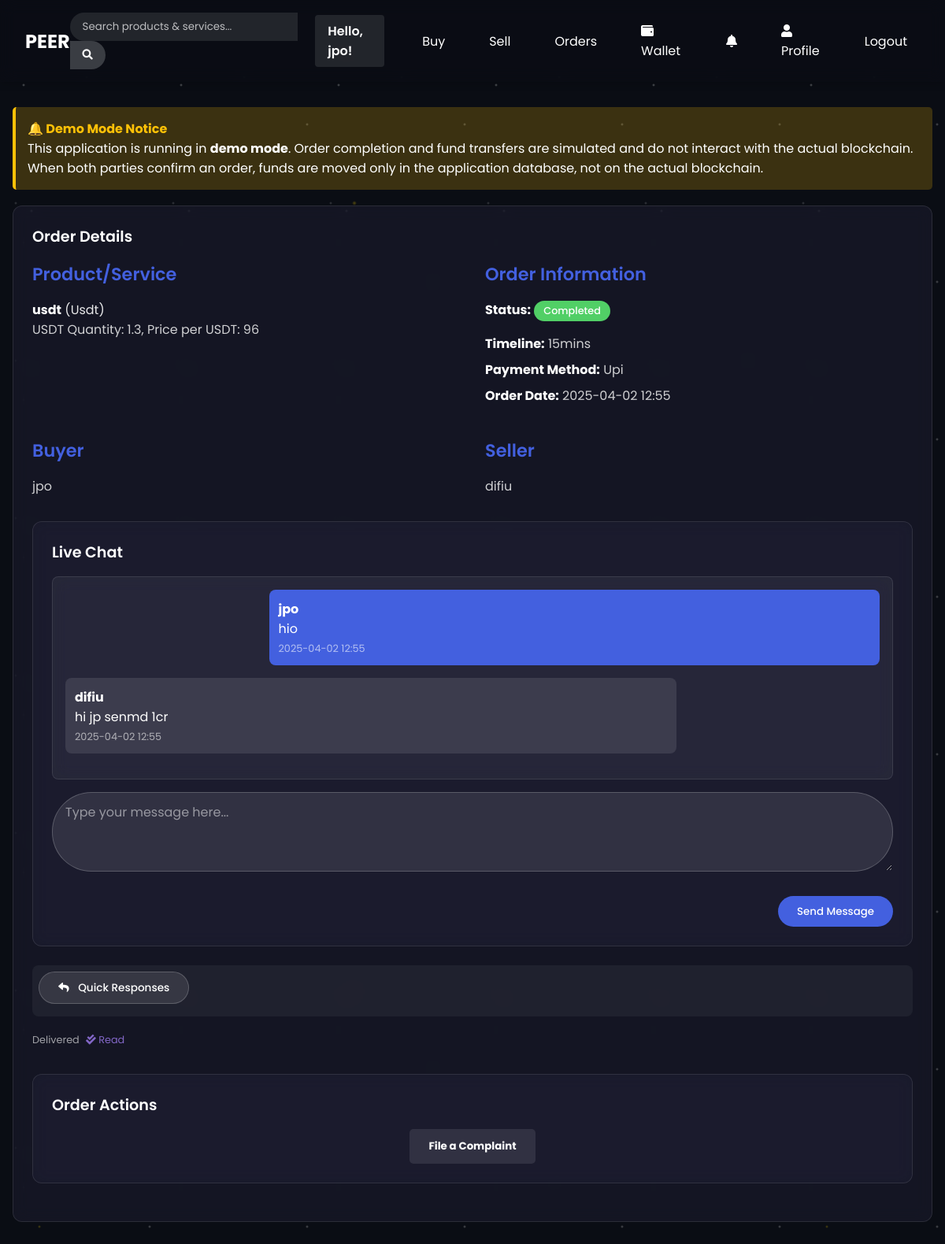
/order/24 (signed in), run on the app's committed database.
### app.py (models this page shows)
class User(db.Model):
    id = db.Column(db.Integer, primary_key=True)
    username = db.Column(db.String(50), unique=True, nullable=False)
    email = db.Column(db.String(100), unique=True, nullable=False)
    password_hash = db.Column(db.String(256), nullable=False)
    created_at = db.Column(db.DateTime, default=datetime.utcnow)
    is_verified = db.Column(db.Boolean, default=False)  # KYC verification status
    verification_date = db.Column(db.DateTime, nullable=True)  # When the user was verified
    reputation_score = db.Column(db.Float, default=0.0)  # User reputation score
    phone_number = db.Column(db.String(20), nullable=True)  # User phone number
    dob = db.Column(db.Date, nullable=True)  # Date of birth
    location = db.Column(db.String(100), nullable=True)  # User's location/country
    posts = db.relationship('Post', backref='seller', lazy=True)
    orders = db.relationship('Order', backref='buyer', lazy=True)

class Post(db.Model):
    id = db.Column(db.Integer, primary_key=True)
    title = db.Column(db.String(100), nullable=False)
    description = db.Column(db.Text, nullable=True)
    post_type = db.Column(db.String(20), nullable=False)  # 'product' or 'service'
    payment_method = db.Column(db.String(50), nullable=False)
    custom_payment = db.Column(db.String(100), nullable=True)
    timeline_options = db.Column(db.String(200), nullable=False)  # Comma-separated options
    seller_id = db.Column(db.Integer, db.ForeignKey('user.id'), nullable=False)
    created_at = db.Column(db.DateTime, default=datetime.utcnow)
    is_boosted = db.Column(db.Boolean, default=False)  # Whether the post is boosted
    boost_expires_at = db.Column(db.DateTime, nullable=True)  # When the boost expires
    is_draft = db.Column(db.Boolean, default=False)  # Whether the post is a draft
    orders = db.relationship('Order', backref='post', lazy=True)

class Order(db.Model):
    id = db.Column(db.Integer, primary_key=True)
    buyer_id = db.Column(db.Integer, db.ForeignKey('user.id'), nullable=False)
    post_id = db.Column(db.Integer, db.ForeignKey('post.id'), nullable=False)
    timeline_selected = db.Column(db.String(50), nullable=False)
    status = db.Column(db.String(20), default='pending')  # pending, completed, canceled, disputed
    created_at = db.Column(db.DateTime, default=datetime.utcnow)
    buyer_confirmed = db.Column(db.Boolean, default=False)
    seller_confirmed = db.Column(db.Boolean, default=False)
    messages = db.relationship('Message', backref='order', lazy=True)

class Message(db.Model):
    id = db.Column(db.Integer, primary_key=True)
    order_id = db.Column(db.Integer, db.ForeignKey('order.id'), nullable=False)
    user_id = db.Column(db.Integer, db.ForeignKey('user.id'), nullable=False)
    content = db.Column(db.Text, nullable=False)
    created_at = db.Column(db.DateTime, default=datetime.utcnow)
    user = db.relationship('User', backref='messages')

### app.py (the view)
@app.route('/order/<int:order_id>')
def order_detail(order_id):
    if 'user_id' not in session:
        return redirect(url_for('login'))
    order = Order.query.get_or_404(order_id)
    messages = Message.query.filter_by(order_id=order_id).order_by(Message.created_at).all()
    return render_template('order_detail.html', order=order, messages=messages)

### app.py (called while the page is built)
@app.context_processor
def inject_user():
    if 'user_id' in session:
        user = User.query.get(session['user_id'])
        return {'current_user': user}
    return {'current_user': None}

### app/templates/order_detail.html (shortened to what this page needs)
{% extends "layout.html" %}
{% block content %}
<div class="order-details-container">
    {% if config.USE_REAL_BLOCKCHAIN == 'True' %}
    <div style="background-color: rgba(40, 167, 69, 0.2); border-left: 4px solid #28a745;
                padding: 15px; margin: 20px 0; border-radius: 5px; text-align: left;">
        <h4 style="margin-top: 0; color: #28a745;">🔒 Production Mode - Real Blockchain Transactions</h4>
        <p style="margin-bottom: 0;">
            This application is running in <strong>production mode</strong>. Order completion and fund transfers
            interact with the actual blockchain. When both parties confirm an order, real funds are transferred
            on the BNB Smart Chain network.
        </p>
    </div>
    {% else %}
    <div style="background-color: rgba(255, 193, 7, 0.2); border-left: 4px solid #ffc107;
                padding: 15px; margin: 20px 0; border-radius: 5px; text-align: left;">
        <h4 style="margin-top: 0; color: #ffc107;">🔔 Demo Mode Notice</h4>
        <p style="margin-bottom: 0;">
            This application is running in <strong>demo mode</strong>. Order completion and fund transfers are simulated and
            do not interact with the actual blockchain. When both parties confirm an order, funds are moved only in the application
            database, not on the actual blockchain.
        </p>
    </div>
    {% endif %}
    <div class="nested-card">
        <h3 class="nested-card-title">Order Details</h3>
        <div style="display: flex; flex-wrap: wrap; gap: 2rem; margin-bottom: 2rem;">
            <div style="flex: 1; min-width: 300px;">
                <h3 class="section-title">Product/Service</h3>
                <p style="color: rgba(255, 255, 255, 0.9);"><strong style="color: white;">{{ order.post.title }}</strong> ({{ order.post.post_type.capitalize() }})</p>
                <p style="color: rgba(255, 255, 255, 0.8);">{{ order.post.description or 'No description provided.' }}</p>
            </div>
            <div style="flex: 1; min-width: 300px;">
                <h3 class="section-title">Order Information</h3>
                <p style="color: rgba(255, 255, 255, 0.8); margin-bottom: 0.5rem;">
                    <strong style="color: white;">Status:</strong>
                    <span class="status-tag" style="background-color:
                        {% if order.status == 'completed' %}var(--success-color)
                        {% elif order.status == 'canceled' %}var(--danger-color)
                        {% elif order.status == 'disputed' %}#f59f00
                        {% else %}var(--secondary-color){% endif %}">
                        {{ order.status.capitalize() }}
                    </span>
                </p>
                <p style="color: rgba(255, 255, 255, 0.8); margin-bottom: 0.5rem;"><strong style="color: white;">Timeline:</strong> {{ order.timeline_selected }}</p>
                <p style="color: rgba(255, 255, 255, 0.8); margin-bottom: 0.5rem;"><strong style="color: white;">Payment Method:</strong>
                    {% if order.post.payment_method == 'other' %}
                        {{ order.post.custom_payment }}
                    {% else %}
                        {{ order.post.payment_method.capitalize() }}
                    {% endif %}
                </p>
                <p style="color: rgba(255, 255, 255, 0.8); margin-bottom: 0.5rem;"><strong style="color: white;">Order Date:</strong> {{ order.created_at.strftime('%Y-%m-%d %H:%M') }}</p>
            </div>
        </div>
        <div style="display: flex; flex-wrap: wrap; gap: 2rem; margin-bottom: 2rem;">
            <div style="flex: 1; min-width: 300px;">
                <h3 class="section-title">Buyer</h3>
                <p style="color: rgba(255, 255, 255, 0.8);">{{ order.buyer.username }}</p>
            </div>
            <div style="flex: 1; min-width: 300px;">
                <h3 class="section-title">Seller</h3>
                <p style="color: rgba(255, 255, 255, 0.8);">{{ order.post.seller.username }}</p>
            </div>
        </div>
        <div class="nested-card">
            <h3 class="nested-card-title">Live Chat</h3>
            <div class="chat-box" id="chat-box">
                {% if messages %}
                    {% for message in messages %}
                        <div class="message {% if message.user_id == session['user_id'] %}message-receiver{% else %}message-sender{% endif %}" data-message-id="{{ message.id }}">
                            <strong>{{ message.user.username }}</strong>
                            <p>{{ message.content }}</p>
                            <div class="message-time">{{ message.created_at.strftime('%Y-%m-%d %H:%M') }}</div>
                        </div>
                    {% endfor %}
                {% else %}
                    <p style="text-align: center; padding: 2rem; color: rgba(255, 255, 255, 0.6);" id="no-messages">No messages yet. Start the conversation!</p>
                {% endif %}
            </div>
            <div id="message-form" class="message-form">
                <div class="form-group">
                    <textarea id="message-input" class="form-control" rows="3" placeholder="Type your message here..." required></textarea>
                </div>
                <div style="text-align: right;">
                    <button id="send-button" class="btn-view-details">Send Message</button>
                </div>
            </div>
        </div>
        <div id="message-tools" style="padding: 0.5rem; background-color: rgba(255, 255, 255, 0.05); margin-bottom: 1rem; border-radius: 8px;">
            <div style="display: flex; justify-content: space-between; align-items: center; margin-bottom: 0.5rem;">
                <button id="templates-btn" class="btn-secondary btn-sm">
                    <i class="fas fa-reply" style="margin-right: 0.5rem;"></i> Quick Responses
                </button>
            </div>
        </div>
        <div class="message-status">
            <small style="color: rgba(255, 255, 255, 0.6); font-size: 0.8rem;">
                Delivered
                <span class="read-receipt" style="margin-left: 0.3rem; color: var(--primary-color);">
                    <i class="fas fa-check-double"></i> Read
                </span>
            </small>
        </div>
        <div class="nested-card" style="margin-top: 2rem;">
            <h3 class="nested-card-title">Order Actions</h3>
            <div style="display: flex; flex-wrap: wrap; gap: 1rem; justify-content: center;">
                <button type="button" onclick="document.getElementById('complaint-form').style.display='block';"
                        style="background-color: rgba(255, 255, 255, 0.1); color: white; padding: 12px 24px;
                               border: none; border-radius: 5px; cursor: pointer; font-weight: bold;">
                    File a Complaint
                </button>
            </div>
        </div>
    </div>
</div>
{% endblock %}

### app/templates/layout.html (shortened to what this page needs)
<!DOCTYPE html>
<html lang="en">
<head>
    <link rel="stylesheet" href="{{ url_for('static', filename='css/style.css') }}">
    <link rel="stylesheet" href="https://cdnjs.cloudflare.com/ajax/libs/font-awesome/5.15.3/css/all.min.css">
</head>
<body {% if 'user_id' in session %}data-user-id="{{ session['user_id'] }}"{% endif %}>
    <div class="absolute inset-0 overflow-hidden" style="z-index: -10; position: fixed;">
    </div>
    <nav class="navbar">
        <a href="{{ url_for('index') }}" class="logo">PEER</a>
        <div class="search-box">
            <form action="{{ url_for('search') }}" method="get" id="search-form">
                <input type="text" name="query" id="search-input" placeholder="Search products & services...">
                <button type="submit"><i class="fas fa-search"></i></button>
            </form>
        </div>
        <div class="nav-links">
            {% if 'user_id' in session %}
                {% if current_user %}
                <span class="user-greeting">Hello, {{ current_user.username }}!</span>
                {% endif %}
                <a href="{{ url_for('buyer_dashboard') }}">Buy</a>
                <a href="{{ url_for('seller_dashboard') }}">Sell</a>
                <a href="{{ url_for('order_history') }}">Orders</a>
                <a href="{{ url_for('wallet_dashboard') }}"><i class="fas fa-wallet" style="margin-right: 0.5rem;"></i>Wallet</a>
                <a href="{{ url_for('notifications') }}" class="notifications-icon">
                    <i class="fas fa-bell"></i>
                </a>
                <a href="{{ url_for('profile') }}"><i class="fas fa-user" style="margin-right: 0.5rem;"></i>Profile</a>
                <a href="{{ url_for('logout') }}">Logout</a>
            {% else %}
                <a href="{{ url_for('login') }}">Login</a>
                <a href="{{ url_for('signup') }}">Sign Up</a>
            {% endif %}
        </div>
    </nav>
    <div class="container">
        {% block content %}{% endblock %}
    </div>
</body>
</html>

### app/templates/layout.html (style rules this page uses)
.absolute { position: fixed; }
.inset-0 { top: 0; right: 0; bottom: 0; left: 0; }
.overflow-hidden { overflow: hidden; }
html, body { overflow-x: hidden; width: 100%; position: relative; }
button, a, input[type="submit"], input[type="button"], .btn { touch-action: manipulation; }

### data on the page
User: username "jpo", buyer.username "jpo"
Post: post "usdt", post.post_type "Usdt", post "USDT Quantity: 1.3, Price per USDT: 96", post.payment_method "Upi"
Order: status "Completed", timeline_selected "15mins", created_at "2025-04-02 12:55"
User: post.seller.username "difiu"
Message: user.username "jpo", content "hio", created_at "2025-04-02 12:55"
Message: user.username "difiu", content "hi jp senmd 1cr", created_at "2025-04-02 12:55"
